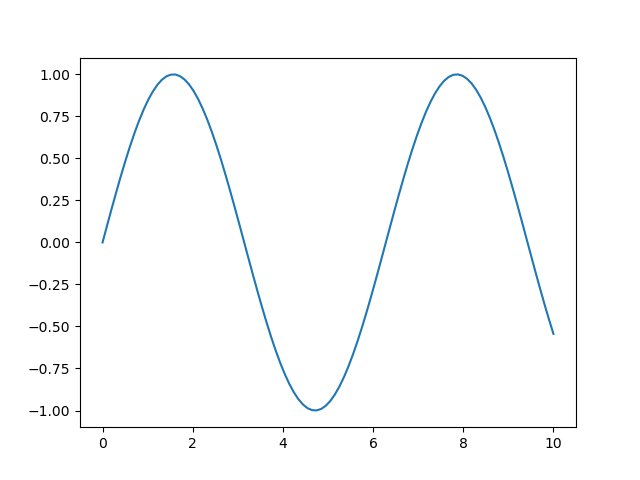

Reproduce this figure in Python.
import matplotlib.pyplot as plt
import numpy as np

x = np.linspace(0, 10, 100)
y = np.sin(x)

plt.plot(x, y)
plt.savefig("image.png")
